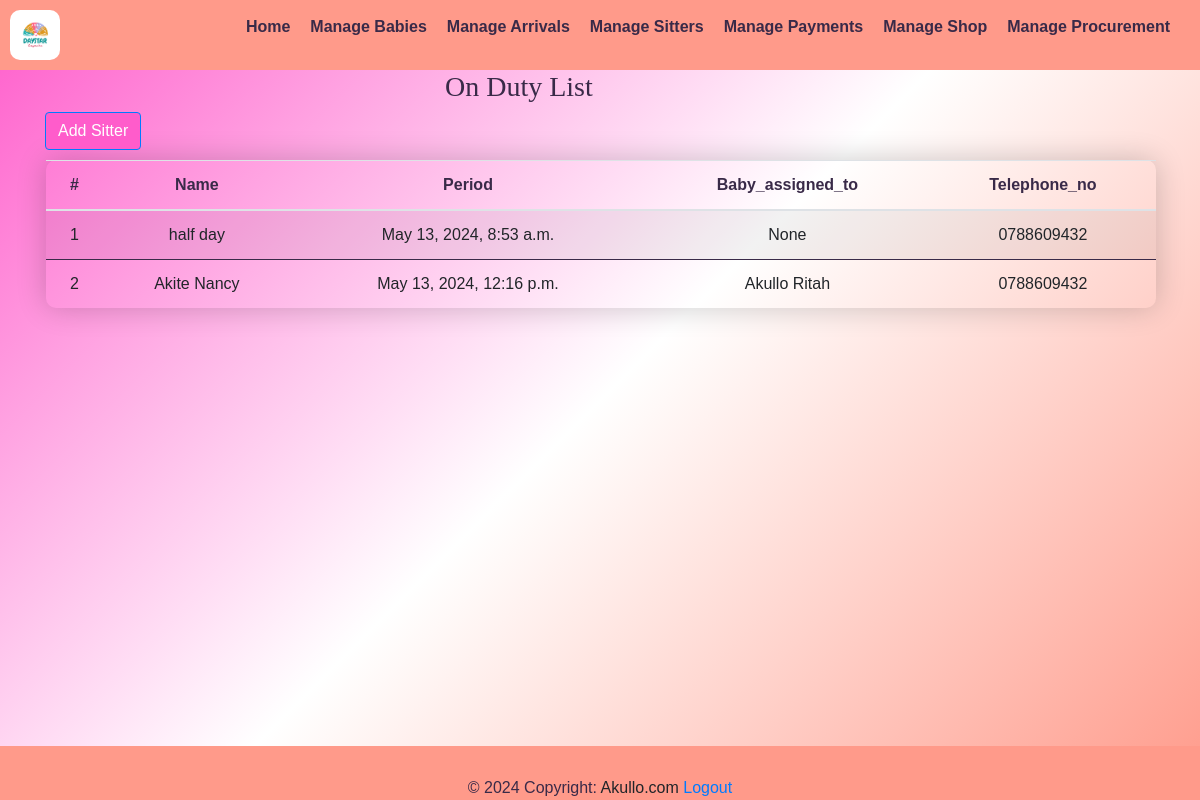
The page /baby_list/onduty_list.html (signed in) on the database as committed earlier.
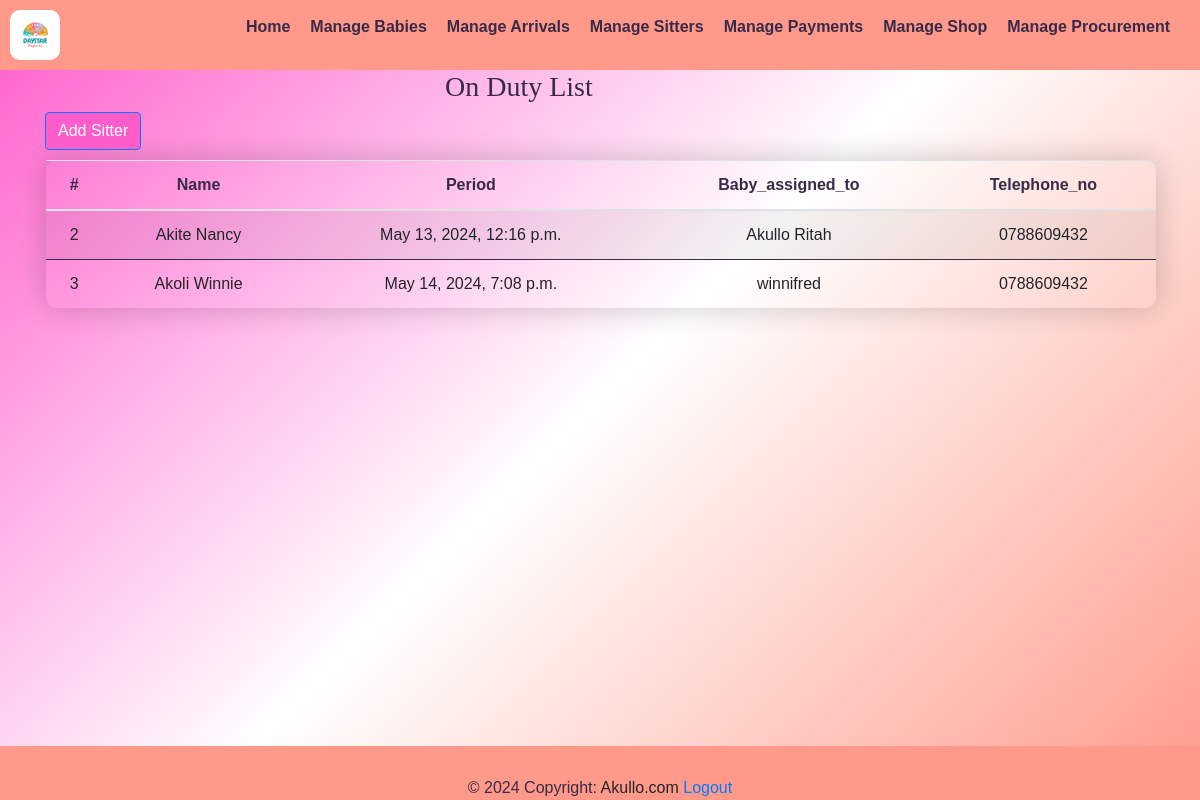
The same page on the database as committed later.
### yariapp/models.py (models this page shows, shortened)
class OnDutyform(models.Model):
    name = models.CharField(max_length=50,null=True)
    period = models.DateTimeField(auto_now_add=True)
    baby_assigned_to = models.ForeignKey(Arrivalform, on_delete=models.SET_NULL, null=True,)
    telephone_no = models.CharField(max_length=50,null=True)

class Arrivalform(models.Model):
    b_name = models.CharField(max_length=50,null=True)
    parent_name = models.CharField(max_length=50,null=True)
    timeInDay =  models.DateTimeField(default=timezone.now)
    date =  models.DateField(auto_now_add=True)
    brought_by = models.CharField(max_length=50,null=True)
    def __str__(self):
        return self.b_name

### yariapp/views.py (the view)
# urls.py: path('baby_list/onduty_list.html', views.onduty_list, name='onduty_list'),
@login_required
def onduty_list(request):
    s_onduty =OnDutyform.objects.all()
    return render(request, 'onduty_list.html', {'s_onduty': s_onduty})

### yariapp/templates/onduty_list.html (shortened to what this page needs)
{% extends 'base.html' %}
{% load static %}
{% block content %}
<div class="navbar">
    <img src="{% static 'images/logo.png' %}" alt="Logo" style="width: 50px; height: auto;border-radius: 10px;">
  <ul class="nav-links">
      <li><a href="{% url 'home' %}"><strong>Home</strong></a></li>
      <li><a href="{% url 'baby_list' %}"><strong>Manage Babies</strong></a></li>
      <li class="dropdown">
        <a href="#" class="dropbtn"><strong>Manage Arrivals</strong></a>
      <li><a href="{% url 'sitters_list' %}"><strong>Manage Sitters</strong></a></li>
      <li class="dropdown">
            <a href="#"><strong>Manage Payments</strong></a>
      <li><a href="{% url 'shop_list' %}"><strong>Manage Shop</strong></a></li>
      <li><a href="{% url 'pro_list' %}"><strong>Manage Procurement</strong></a></li>
  </ul>
  </div>
    <div class="container">
        <table class="table table-striped">
          <h3 style="font-family: 'Times New Roman', Times, serif;padding-left: 400px;">On Duty List</h3>
          <div class="add-sitter-button">
            <a href="{% url 'onduty' %}" class="btn btn-primary" style="background-color: #FF5CCB;">Add Sitter</a>
        </div>
            <thead>
                <tr>
                  <th scope="col">#</th>
                    <th scope="col">Name</th>
                    <th scope="col">Period</th>
                    <th scope="col">Baby_assigned_to</th>
                    <th scope="col">Telephone_no</th>
                </tr>
            </thead>
            <tbody>
                {% for duty in s_onduty %}
                    <tr>
                      <td>{{ duty.id}}</td>
                        <td>{{ duty.name}}</td>
                        <td>{{ duty.period }}</td>
                        <td>{{ duty.baby_assigned_to }}</td>
                        <td>{{ duty.telephone_no }}</td>
                    </tr>
                {% endfor %}
            </tbody>
        </table>
    </div>
{% endblock%}

Rows that differ between the two databases and show on the page:
removed OnDutyform: id "1", name "half day", period "May 13, 2024, 8:53 a.m.", baby_assigned_to "None", telephone_no "0788609432"
added OnDutyform: id "3", name "Akoli Winnie", period "May 14, 2024, 7:08 p.m.", baby_assigned_to "winnifred", telephone_no "0788609432"
